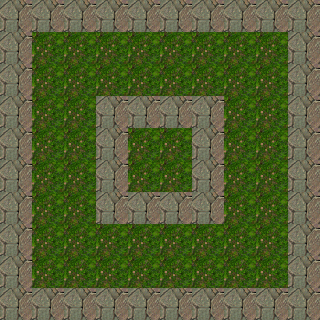

The image is a tile-based game level rendered from a .tmx file. Its description and complete source (layers, tilesets, objects, tile grids) follow:
An orthogonal 10x10 tile map with 32x32 px tiles, 1 tile layer (Tile Layer 1), 2 tilesets.

<map version="1.0" orientation="orthogonal" renderorder="right-down" width="10" height="10" tilewidth="32" tileheight="32" nextobjectid="1">
 <tileset firstgid="1" name="grass" tilewidth="32" tileheight="32" tilecount="16" columns="4">
  <image source="../SlickEngine/testdata/grass.png" width="128" height="128" />
 </tileset>
 <tileset firstgid="17" name="rocks" tilewidth="32" tileheight="32" tilecount="16" columns="4">
  <image source="../SlickEngine/testdata/rocks.png" width="128" height="128" />
 </tileset>
 <layer name="Tile Layer 1" width="10" height="10">
  <data encoding="csv">
22,22,22,22,22,22,22,22,22,22,
22,14,14,14,14,14,14,14,14,22,
22,14,14,14,14,14,14,14,14,22,
22,14,14,22,22,22,22,14,14,22,
22,14,14,22,14,14,22,14,14,22,
22,14,14,22,14,14,22,14,14,22,
22,14,14,22,22,22,22,14,14,22,
22,14,14,14,14,14,14,14,14,22,
22,14,14,14,14,14,14,14,14,22,
22,22,22,22,22,22,22,22,22,22
</data>
 </layer>
</map>
